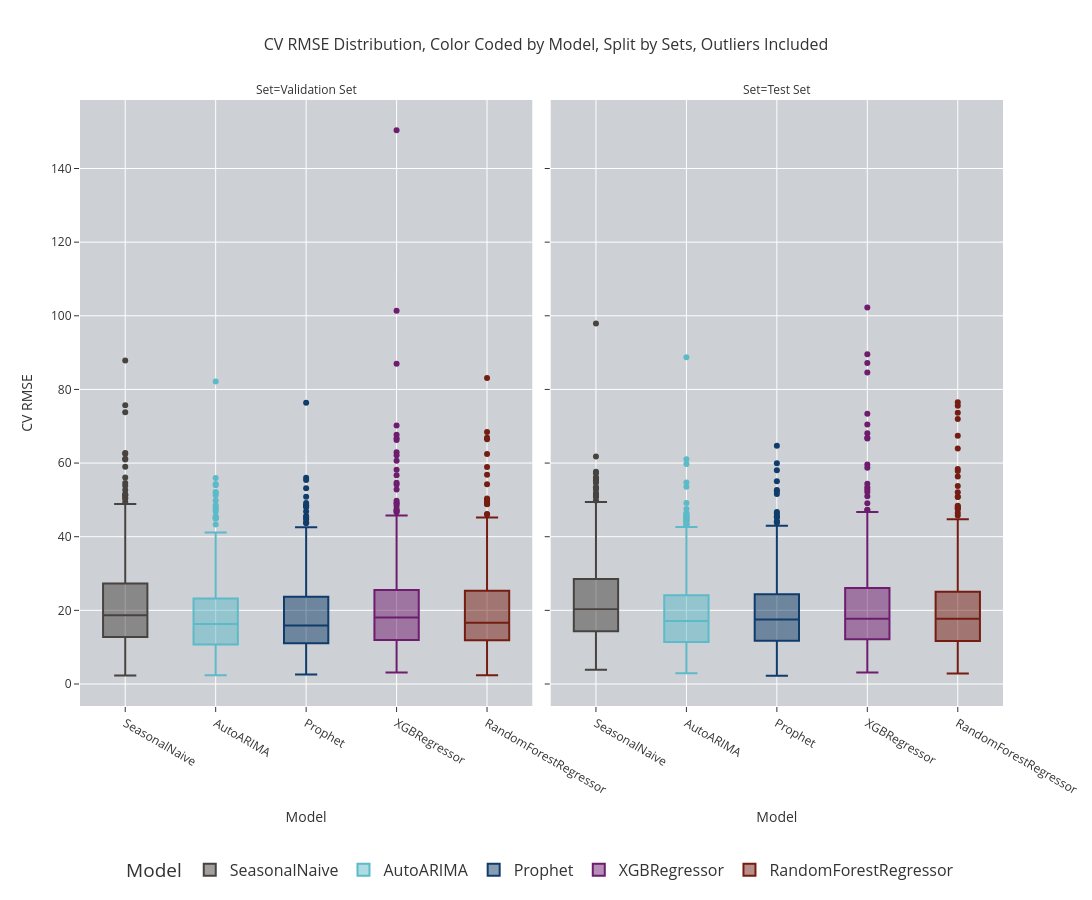

Source (notebook cell):
### Code cell
Box = px.box(
    title='CV RMSE Distribution, Color Coded by Model, Split by Sets, Outliers Included',
    data_frame=df_Metrics[(df_Metrics['Model'].isin(['SeasonalNaive','Prophet','XGBRegressor','RandomForestRegressor','AutoARIMA']))],
    y='CV RMSE',
    x='Model',
    width=1500,
    height=900,
    color='Model',
    color_discrete_map=color_discrete_map,
    template='ggplot2',
    facet_col='Set'
)

Box.update_layout(
     title_font=dict(size=16),  # Set the title font size
    font=dict(size=12),  # Set general font size for labels and axis titles
            hoverlabel=dict(
                font_size=20  # Set font size for hover data
            ),
             legend=dict(
                orientation='h',       
                yanchor='bottom',     
                y=-0.3,               
                xanchor='center',      
                 x=0.5,                 
                font=dict(size=16)     
            ),
            plot_bgcolor="#CDD0D4", 
)

Box.show()

### Figure 1 — Plotly figure (JSON) as saved in the notebook; plotly's stock layout.template omitted (floating-point values rounded to 4 significant figures; data arrays with more than 128 entries replaced by an {"elided": "..."} marker saying what was removed)
{"data": [{"alignmentgroup": "True", "hovertemplate": "Model=%{x}<br>Set=Validation Set<br>CV RMSE=%{y}<extra></extra>", "legendgroup": "SeasonalNaive", "marker": {"color": "#474340"}, "name": "SeasonalNaive", "notched": false, "offsetgroup": "SeasonalNaive", "orientation": "v", "showlegend": true, "type": "box", "x": {"elided": "554 str values"}, "x0": " ", "xaxis": "x", "y": {"elided": "554 float values"}, "y0": " ", "yaxis": "y"}, {"alignmentgroup": "True", "hovertemplate": "Model=%{x}<br>Set=Test Set<br>CV RMSE=%{y}<extra></extra>", "legendgroup": "SeasonalNaive", "marker": {"color": "#474340"}, "name": "SeasonalNaive", "notched": false, "offsetgroup": "SeasonalNaive", "orientation": "v", "showlegend": false, "type": "box", "x": {"elided": "554 str values"}, "x0": " ", "xaxis": "x2", "y": {"elided": "554 float values"}, "y0": " ", "yaxis": "y2"}, {"alignmentgroup": "True", "hovertemplate": "Model=%{x}<br>Set=Validation Set<br>CV RMSE=%{y}<extra></extra>", "legendgroup": "AutoARIMA", "marker": {"color": "#5DBAC8"}, "name": "AutoARIMA", "notched": false, "offsetgroup": "AutoARIMA", "orientation": "v", "showlegend": true, "type": "box", "x": {"elided": "554 str values"}, "x0": " ", "xaxis": "x", "y": {"elided": "554 float values"}, "y0": " ", "yaxis": "y"}, {"alignmentgroup": "True", "hovertemplate": "Model=%{x}<br>Set=Test Set<br>CV RMSE=%{y}<extra></extra>", "legendgroup": "AutoARIMA", "marker": {"color": "#5DBAC8"}, "name": "AutoARIMA", "notched": false, "offsetgroup": "AutoARIMA", "orientation": "v", "showlegend": false, "type": "box", "x": {"elided": "554 str values"}, "x0": " ", "xaxis": "x2", "y": {"elided": "554 float values"}, "y0": " ", "yaxis": "y2"}, {"alignmentgroup": "True", "hovertemplate": "Model=%{x}<br>Set=Validation Set<br>CV RMSE=%{y}<extra></extra>", "legendgroup": "Prophet", "marker": {"color": "#103C6B"}, "name": "Prophet", "notched": false, "offsetgroup": "Prophet", "orientation": "v", "showlegend": true, "type": "box", "x": {"elided": "554 str values"}, "x0": " ", "xaxis": "x", "y": {"elided": "554 float values"}, "y0": " ", "yaxis": "y"}, {"alignmentgroup": "True", "hovertemplate": "Model=%{x}<br>Set=Test Set<br>CV RMSE=%{y}<extra></extra>", "legendgroup": "Prophet", "marker": {"color": "#103C6B"}, "name": "Prophet", "notched": false, "offsetgroup": "Prophet", "orientation": "v", "showlegend": false, "type": "box", "x": {"elided": "554 str values"}, "x0": " ", "xaxis": "x2", "y": {"elided": "554 float values"}, "y0": " ", "yaxis": "y2"}, {"alignmentgroup": "True", "hovertemplate": "Model=%{x}<br>Set=Validation Set<br>CV RMSE=%{y}<extra></extra>", "legendgroup": "XGBRegressor", "marker": {"color": "#6E1D6E"}, "name": "XGBRegressor", "notched": false, "offsetgroup": "XGBRegressor", "orientation": "v", "showlegend": true, "type": "box", "x": {"elided": "554 str values"}, "x0": " ", "xaxis": "x", "y": {"elided": "554 float values"}, "y0": " ", "yaxis": "y"}, {"alignmentgroup": "True", "hovertemplate": "Model=%{x}<br>Set=Test Set<br>CV RMSE=%{y}<extra></extra>", "legendgroup": "XGBRegressor", "marker": {"color": "#6E1D6E"}, "name": "XGBRegressor", "notched": false, "offsetgroup": "XGBRegressor", "orientation": "v", "showlegend": false, "type": "box", "x": {"elided": "554 str values"}, "x0": " ", "xaxis": "x2", "y": {"elided": "554 float values"}, "y0": " ", "yaxis": "y2"}, {"alignmentgroup": "True", "hovertemplate": "Model=%{x}<br>Set=Validation Set<br>CV RMSE=%{y}<extra></extra>", "legendgroup": "RandomForestRegressor", "marker": {"color": "#751D12"}, "name": "RandomForestRegressor", "notched": false, "offsetgroup": "RandomForestRegressor", "orientation": "v", "showlegend": true, "type": "box", "x": {"elided": "554 str values"}, "x0": " ", "xaxis": "x", "y": {"elided": "554 float values"}, "y0": " ", "yaxis": "y"}, {"alignmentgroup": "True", "hovertemplate": "Model=%{x}<br>Set=Test Set<br>CV RMSE=%{y}<extra></extra>", "legendgroup": "RandomForestRegressor", "marker": {"color": "#751D12"}, "name": "RandomForestRegressor", "notched": false, "offsetgroup": "RandomForestRegressor", "orientation": "v", "showlegend": false, "type": "box", "x": {"elided": "554 str values"}, "x0": " ", "xaxis": "x2", "y": {"elided": "554 float values"}, "y0": " ", "yaxis": "y2"}], "layout": {"annotations": [{"font": {}, "showarrow": false, "text": "Set=Validation Set", "x": 0.245, "xanchor": "center", "xref": "paper", "y": 1, "yanchor": "bottom", "yref": "paper"}, {"font": {}, "showarrow": false, "text": "Set=Test Set", "x": 0.755, "xanchor": "center", "xref": "paper", "y": 1, "yanchor": "bottom", "yref": "paper"}], "boxmode": "overlay", "font": {"size": 12}, "height": 900, "hoverlabel": {"font": {"size": 20}}, "legend": {"font": {"size": 16}, "orientation": "h", "title": {"text": "Model"}, "tracegroupgap": 0, "x": 0.5, "xanchor": "center", "y": -0.3, "yanchor": "bottom"}, "plot_bgcolor": "#CDD0D4", "title": {"font": {"size": 16}, "text": "CV RMSE Distribution, Color Coded by Model, Split by Sets, Outliers Included"}, "width": 1500, "xaxis": {"anchor": "y", "categoryarray": ["SeasonalNaive", "AutoARIMA", "Prophet", "XGBRegressor", "RandomForestRegressor"], "categoryorder": "array", "domain": [0, 0.49], "title": {"text": "Model"}}, "xaxis2": {"anchor": "y2", "categoryarray": ["SeasonalNaive", "AutoARIMA", "Prophet", "XGBRegressor", "RandomForestRegressor"], "categoryorder": "array", "domain": [0.51, 1], "matches": "x", "title": {"text": "Model"}}, "yaxis": {"anchor": "x", "domain": [0, 1], "title": {"text": "CV RMSE"}}, "yaxis2": {"anchor": "x2", "domain": [0, 1], "matches": "y", "showticklabels": false}}}
